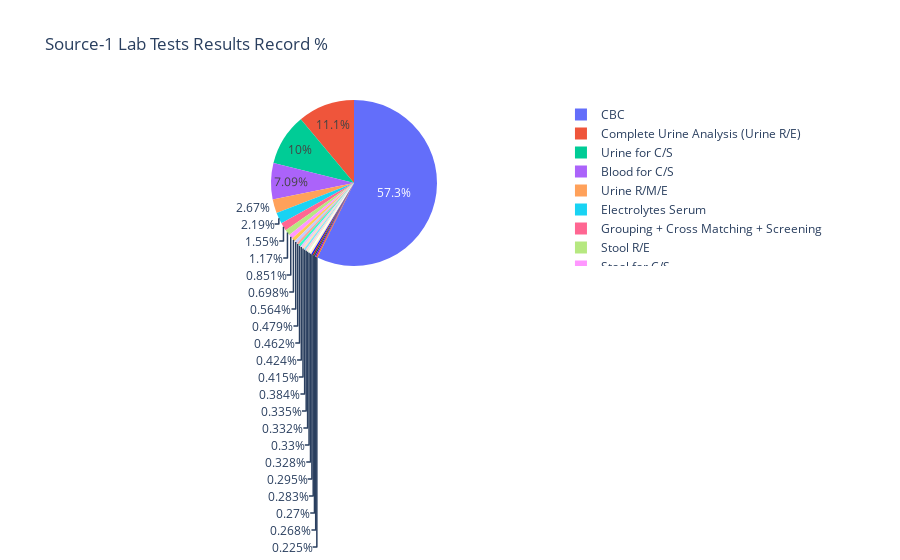

Notebook code for this chart:
### Code cell
import plotly.express as px

# Pie chart, where the slices will be ordered and plotted counter-clockwise:
labels = test_df['test_name'].tolist()
sizes = test_df['ratio'].tolist()
# print(labels)
fig = px.pie(test_df, values='ratio', names='test_name', title='Source-1 Lab Tests Results Record %')
# explode = (0, 0.1, 0, 0)  # only "explode" the 2nd slice (i.e. 'Hogs')
fig.show()
fig.write_image(data_dir + "graphs/source-1.png")
# fig1, ax1 = plt.subplots()
# ax1.pie(sizes, explode=explode, labels=labels,
#         shadow=True, startangle=90)
# ax1.axis('equal')  # Equal aspect ratio ensures that pie is drawn as a circle.

# plt.show()

### Figure 1 — Plotly figure (JSON) as saved in the notebook; plotly's stock layout.template omitted (floating-point values rounded to 4 significant figures)
{"data": [{"domain": {"x": [0, 1], "y": [0, 1]}, "hovertemplate": "test_name=%{label}<br>ratio=%{value}<extra></extra>", "labels": ["CBC", "Complete Urine Analysis (Urine R/E)", "Urine for C/S", "Blood for C/S", "Urine R/M/E", "Electrolytes Serum", "Grouping + Cross Matching + Screening", "Stool R/E", "Stool for C/S", "Serum creatinine level", "Renal Function Test (Urea, Creatinine, Electrolytes)", "Lipid Profile Serum (F)", "Prothrombin Time (PT)", "RBG - Random blood glucose", "Blood Film (PBF)", "ALT(SGPT) Serum", "Sputum for C/S", "Lipid Profile Serum (R)", "Tracheal Aspirate for C/S", "Blood Gas Analysis Arterial (ABG)", "CRP (C-Reactive Protein)", "Grouping+ICT+Cross Matching + Screening", "TSH", "FBG - Fasting blood glucose", "HbA1c"], "legendgroup": "", "name": "", "showlegend": true, "type": "pie", "values": [54.03, 10.44, 9.474, 6.688, 2.521, 2.068, 1.46, 1.107, 0.803, 0.6583, 0.5325, 0.4518, 0.436, 0.4001, 0.3913, 0.362, 0.3156, 0.3137, 0.3115, 0.3094, 0.2783, 0.2666, 0.2547, 0.2529, 0.2123]}], "layout": {"legend": {"tracegroupgap": 0}, "title": {"text": "Source-1 Lab Tests Results Record %"}}}
